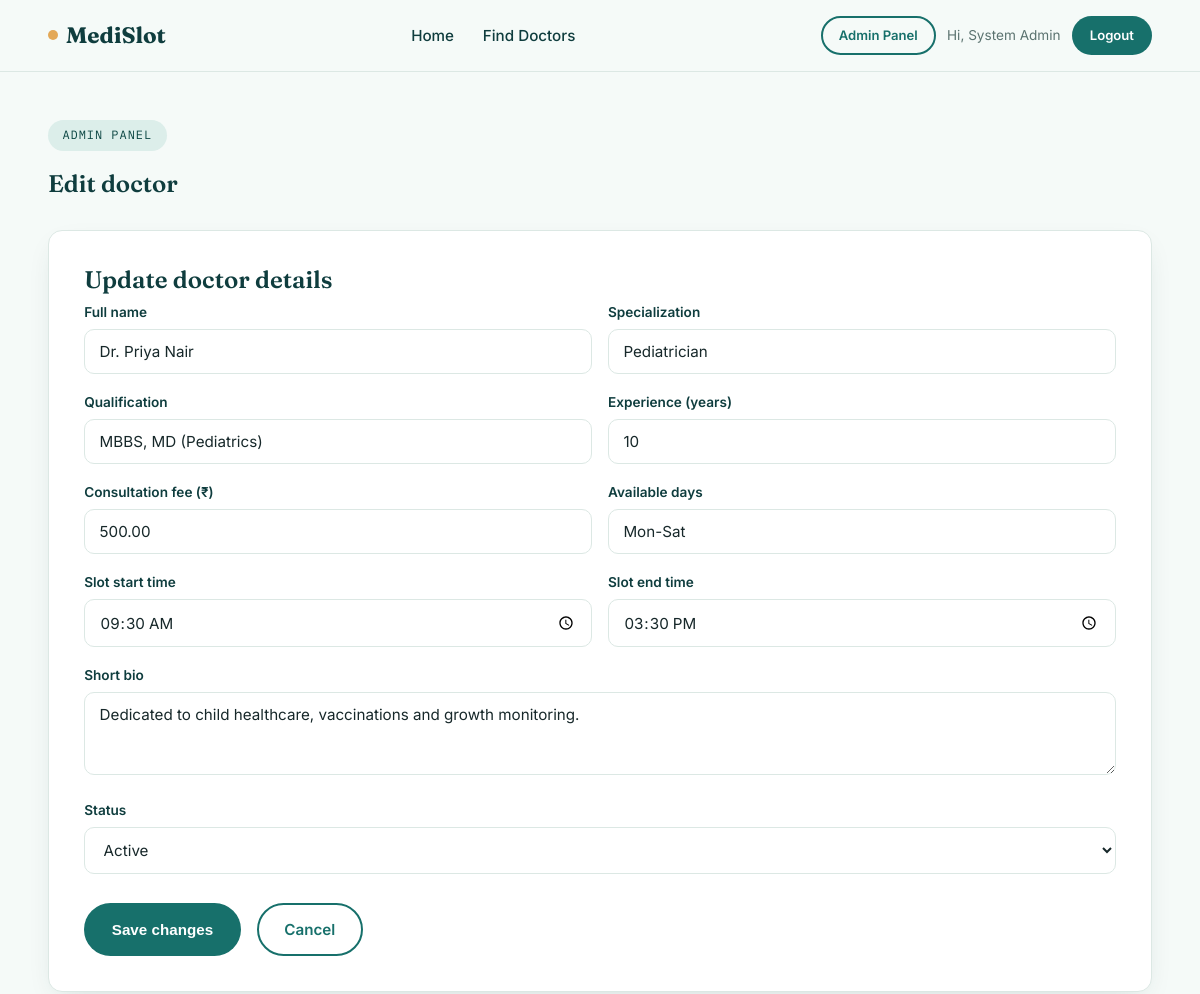
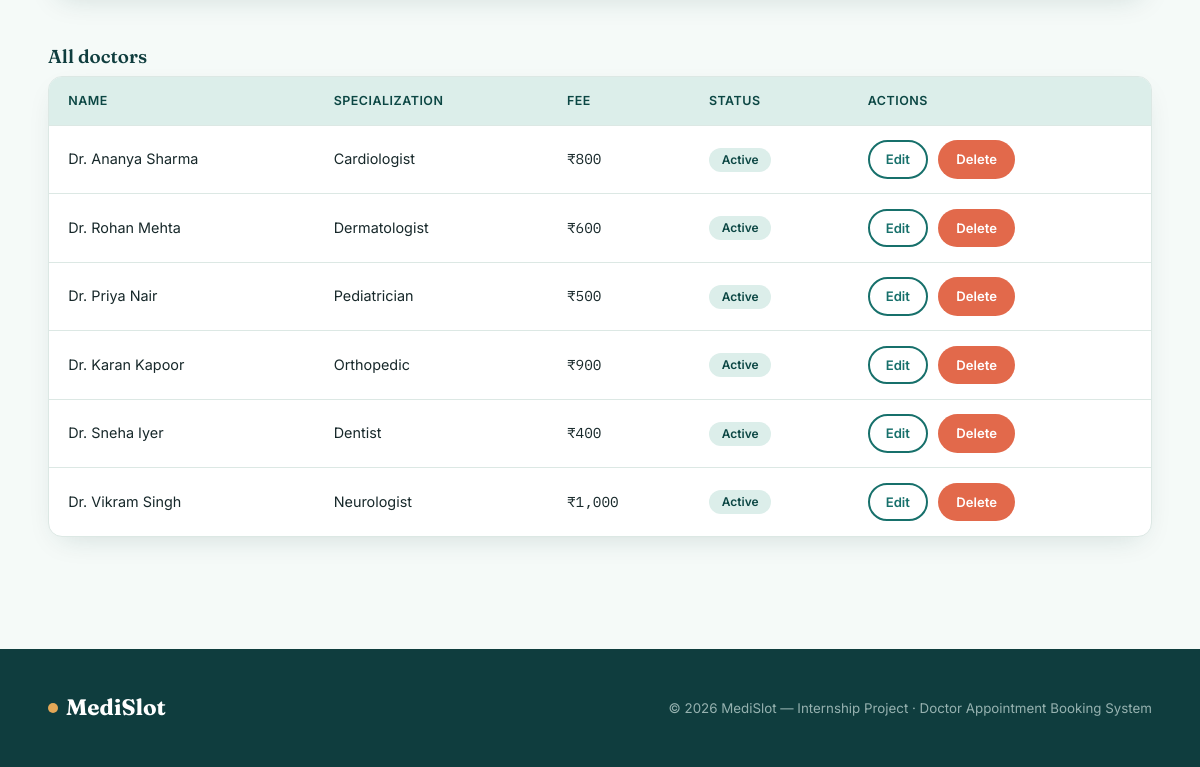
/admin/manage_doctors.php?edit=3 (signed in), run on the app's committed database (2 pictures, top to bottom).
### tables this page shows
CREATE TABLE doctors (
    id INT AUTO_INCREMENT PRIMARY KEY,
    name VARCHAR(100) NOT NULL,
    specialization VARCHAR(100) NOT NULL,
    qualification VARCHAR(150) DEFAULT NULL,
    experience_years INT DEFAULT 0,
    fee DECIMAL(8,2) DEFAULT 0.00,
    photo VARCHAR(255) DEFAULT NULL,
    available_days VARCHAR(100) DEFAULT 'Mon-Sat',
    slot_start TIME DEFAULT '09:00:00',
    slot_end TIME DEFAULT '17:00:00',
    bio TEXT,
    status ENUM('active','inactive') DEFAULT 'active',
    created_at TIMESTAMP DEFAULT CURRENT_TIMESTAMP
);

### admin/manage_doctors.php (the view, shortened to what this page needs)
<?php
require_once '../config.php';
$editing = null;
if (isset($_GET['edit'])) {
    $id = (int) $_GET['edit'];
    $stmt = $conn->prepare("SELECT * FROM doctors WHERE id = ?");
    $stmt->bind_param('i', $id);
    $stmt->execute();
    $editing = $stmt->get_result()->fetch_assoc();
}
$doctors = $conn->query("SELECT * FROM doctors ORDER BY created_at DESC");
include '../includes/header.php';
?>
<section class="section" style="padding-top:3rem;">
  <div class="container">
    <div class="section-head" style="text-align:left;margin-bottom:2rem;max-width:none;">
      <span class="eyebrow">Admin panel</span>
      <h2><?php echo $editing ? 'Edit doctor' : 'Manage Doctors'; ?></h2>
    </div>
    <div class="form-card" style="max-width:none;margin-bottom:3rem;">
      <h2 style="text-align:left;"><?php echo $editing ? 'Update doctor details' : 'Add a new doctor'; ?></h2>
      <form method="POST" class="needs-validation" novalidate>
        <div class="field-row">
          <div class="field">
            <label for="name">Full name</label>
            <input type="text" id="name" name="name" required placeholder="Dr. Full Name" value="<?php echo $editing ? htmlspecialchars($editing['name']) : ''; ?>">
          </div>
          <div class="field">
            <label for="specialization">Specialization</label>
            <input type="text" id="specialization" name="specialization" required placeholder="e.g. Cardiologist" value="<?php echo $editing ? htmlspecialchars($editing['specialization']) : ''; ?>">
          </div>
        </div>
        <div class="field-row">
          <div class="field">
            <label for="qualification">Qualification</label>
            <input type="text" id="qualification" name="qualification" placeholder="MBBS, MD" value="<?php echo $editing ? htmlspecialchars($editing['qualification']) : ''; ?>">
          </div>
          <div class="field">
            <label for="experience_years">Experience (years)</label>
            <input type="number" id="experience_years" name="experience_years" min="0" value="<?php echo $editing ? (int)$editing['experience_years'] : 0; ?>">
          </div>
        </div>
        <div class="field-row">
          <div class="field">
            <label for="fee">Consultation fee (₹)</label>
            <input type="number" id="fee" name="fee" min="0" step="0.01" value="<?php echo $editing ? $editing['fee'] : 0; ?>">
          </div>
          <div class="field">
            <label for="available_days">Available days</label>
            <input type="text" id="available_days" name="available_days" placeholder="Mon-Sat" value="<?php echo $editing ? htmlspecialchars($editing['available_days']) : 'Mon-Sat'; ?>">
          </div>
        </div>
        <div class="field-row">
          <div class="field">
            <label for="slot_start">Slot start time</label>
            <input type="time" id="slot_start" name="slot_start" value="<?php echo $editing ? substr($editing['slot_start'],0,5) : '09:00'; ?>">
          </div>
          <div class="field">
            <label for="slot_end">Slot end time</label>
            <input type="time" id="slot_end" name="slot_end" value="<?php echo $editing ? substr($editing['slot_end'],0,5) : '17:00'; ?>">
          </div>
        </div>
        <div class="field">
          <label for="bio">Short bio</label>
          <textarea id="bio" name="bio" rows="3"><?php echo $editing ? htmlspecialchars($editing['bio']) : ''; ?></textarea>
        </div>
        <div class="field">
          <label for="status">Status</label>
          <select id="status" name="status">
            <option value="active" <?php echo (!$editing || $editing['status']==='active') ? 'selected':''; ?>>Active</option>
          </select>
        </div>
        <div class="hero-actions">
          <button type="submit" class="btn btn-primary"><?php echo $editing ? 'Save changes' : 'Add doctor'; ?></button>
          <?php if ($editing): ?><a href="manage_doctors.php" class="btn btn-outline">Cancel</a><?php endif; ?>
        </div>
      </form>
    </div>
    <h3>All doctors</h3>
    <div class="table-wrap">
      <table>
        <thead>
          <tr><th>Name</th><th>Specialization</th><th>Fee</th><th>Status</th><th>Actions</th></tr>
        </thead>
        <tbody>
          <?php while ($d = $doctors->fetch_assoc()): ?>
          <tr>
            <td><?php echo htmlspecialchars($d['name']); ?></td>
            <td><?php echo htmlspecialchars($d['specialization']); ?></td>
            <td class="mono">₹<?php echo number_format($d['fee'],0); ?></td>
            <td><span class="status status-<?php echo $d['status']==='active'?'confirmed':'cancelled'; ?>"><?php echo $d['status']; ?></span></td>
            <td>
              <a href="manage_doctors.php?edit=<?php echo $d['id']; ?>" class="btn btn-outline btn-sm">Edit</a>
              <a href="manage_doctors.php?delete=<?php echo $d['id']; ?>" class="btn btn-danger btn-sm confirm-delete">Delete</a>
            </td>
          </tr>
          <?php endwhile; ?>
        </tbody>
      </table>
    </div>
  </div>
</section>
<?php include '../includes/footer.php'; ?>

### css/style.css (style rules this page uses)
:root { --ink: #0F3D3E; --teal: #17706B; --teal-dark: #0C4744; --teal-tint: #DCEEEA; --bg: #F5FAF8; --amber: #E3A857; --amber-dark: #C98A38; --coral: #E2694B; --text: #17282A; --muted: #5B7370; --white: #FFFFFF; --border: #DCE8E4; --shadow: 0 10px 30px -12px rgba(15,61,62,0.18); --radius: 14px; }
* { box-sizing:border-box; }
html { scroll-behavior:smooth; }
body { margin:0; font-family:'Inter',sans-serif; background:var(--bg); color:var(--text); line-height:1.55; -webkit-font-smoothing:antialiased; }
h1,h2,h3,h4 { font-family:'Fraunces',serif; color:var(--ink); margin:0 0 .5rem; line-height:1.15; font-weight:600; }
a { color:var(--teal); text-decoration:none; }
.mono { font-family:'IBM Plex Mono',monospace; }
.container { width:92%; max-width:1180px; margin:0 auto; }
.btn { display:inline-flex; align-items:center; justify-content:center; gap:.5rem; padding:.8rem 1.6rem; border-radius:999px; font-weight:600; font-size:.95rem; border:2px solid transparent; cursor:pointer; transition:.2s ease; text-decoration:none; }
.btn-primary { background:var(--teal); color:var(--white); }
.btn-outline { background:transparent; border-color:var(--teal); color:var(--teal); }
.btn-danger { background:var(--coral); color:var(--white); }
.btn-sm { padding:.45rem 1rem; font-size:.82rem; }
.eyebrow { display:inline-flex; align-items:center; gap:.5rem; font-family:'IBM Plex Mono',monospace; font-size:.75rem; letter-spacing:.08em; text-transform:uppercase; color:var(--teal-dark); background:var(--teal-tint); padding:.4rem .9rem; border-radius:999px; margin-bottom:1.2rem; }
.hero-actions { display:flex; gap:1rem; margin-top:1.8rem; flex-wrap:wrap; }
.section { padding:4rem 0; }
.section-head { text-align:center; max-width:640px; margin:0 auto 2.6rem; }
.section-head .eyebrow { margin-inline:auto; }
.status { padding:.28rem .8rem; border-radius:999px; font-size:.75rem; font-weight:600; text-transform:capitalize; }
.status-confirmed { background:#DCEEEA; color:var(--teal-dark); }
.form-card { background:var(--white); border:1px solid var(--border); border-radius:var(--radius); box-shadow:var(--shadow); padding:2.2rem; max-width:520px; margin:0 auto; }
.form-card h2 { text-align:center; }
.field { margin-bottom:1.1rem; }
.field label { display:block; font-size:.85rem; font-weight:600; color:var(--ink); margin-bottom:.4rem; }
.field input, .field select, .field textarea { width:100%; padding:.75rem .9rem; border:1.5px solid var(--border); border-radius:10px; font-family:'Inter',sans-serif; font-size:.95rem; color:var(--text); background:var(--white); transition:.15s ease; }
.field-row { display:grid; grid-template-columns:1fr 1fr; gap:1rem; }
.table-wrap { background:var(--white); border:1px solid var(--border); border-radius:var(--radius); overflow:hidden; box-shadow:var(--shadow); }
table { width:100%; border-collapse:collapse; }
th, td { text-align:left; padding:.9rem 1.2rem; font-size:.9rem; border-bottom:1px solid var(--border); }
th { background:var(--teal-tint); color:var(--teal-dark); font-weight:600; font-size:.78rem; text-transform:uppercase; letter-spacing:.04em; }
tr:last-child td { border-bottom:none; }
td .btn { margin-right:.4rem; }

### data on the page
doctors: name "Dr. Priya Nair", specialization "Pediatrician", qualification "MBBS, MD (Pediatrics)", experience_years "10", fee "500.00", available_days "Mon-Sat", slot_start "09:30", slot_end "15:30", bio "Dedicated to child healthcare, vaccinations and growth monitoring.", status "Active", fee "500"
doctors: name "Dr. Ananya Sharma", specialization "Cardiologist", fee "800", status "Active"
doctors: name "Dr. Rohan Mehta", specialization "Dermatologist", fee "600", status "Active"
doctors: name "Dr. Karan Kapoor", specialization "Orthopedic", fee "900", status "Active"
doctors: name "Dr. Sneha Iyer", specialization "Dentist", fee "400", status "Active"
doctors: name "Dr. Vikram Singh", specialization "Neurologist", fee "1,000", status "Active"

### other printed values
$_SESSION['name'] "System Admin"
